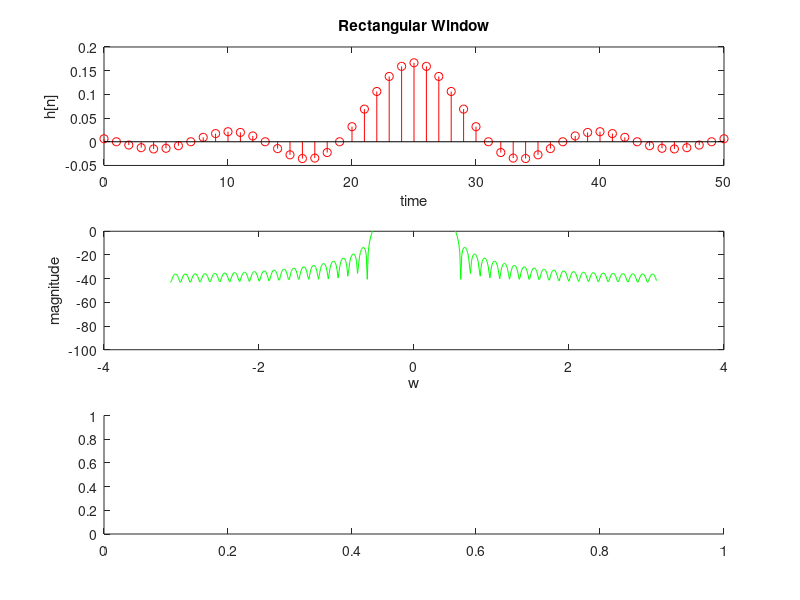

Write MATLAB code to recreate this figure. (Note: this script raises an error after producing the figure.)
N=51;
M=(N-1)/2;
x=[0:N-1];
Hd=sinc((x-M)/6)/6;
w=ones(N,1);
h=Hd.*w';
h=h';
%h(abs(h)< exp(-10))=0;
figure()
subplot (3,1,1) , stem(0:50,h,'r');title("Rectangular Window");
N=500;
Hw = fft(h,N);
Hw = fftshift(Hw);
xlabel("time");ylabel("h[n]");
subplot (3,1,2) , plot(-pi:2*pi/N:pi-(2*pi/N),20*log10(abs(normalize(Hw))),'g');
ylim([-100,0]);xlabel("w");ylabel("magnitude");
subplot (3,1,3) , plot(-pi:2*pi/N:pi-(2*pi/N),phase(Hw));
xlabel("w");ylabel("angle");
h1=h;
% % %-----------------------c
% N=51;
% M=(N-1)/2;
% x=[0:N-1];
% Hd=sinc((x-M)/6)/6;
% w=ones(N,1);
% h=Hd.*blackman(N)';
% h=h';
% h(abs(h)< exp(-10))=0;
% figure()
% subplot (3,1,1) , stem(0:50,h,'r');title("Blackman Window")
% 
% Hw = fft(h,500);
% N=500;
% Hw = fftshift(Hw);
% xlabel("time");ylabel("h[n]");
% subplot (3,1,2) , plot(-pi:2*pi/N:pi-(2*pi/N),20*log10(abs(normalize(Hw))),'g');
% ylim([-100,0]);xlabel("w");ylabel("magnitude");
% subplot (3,1,3) , plot(-pi:2*pi/N:pi-(2*pi/N),angle(Hw));
% xlabel("w");ylabel("angle");
% h2=h;
%------------------------------e1
% N=201;% input signal x[n]
% n=[0:N-1];
% x=cos(pi*n/16) + sin(pi*n/2)/4;
% %N=201;%
% M=(N-1)/2;
% Hd=sinc((n-M)/6)/6;
% w=ones(N,1);
% h=Hd.*w';
% h=h';
% y=conv(x,h);
% figure()
% subplot(1,2,1) , plot(n,x);ylim([-1.5,1.5]);title("input signal");ylim([-1.5,1.5])
% subplot(1,2,2) , plot(0:length(y)-1,y);ylim([-1.5,1.5]);title("input signal with rectangular filer window");ylim([-1.5,1.5]);
% %------------------------------e2
% n=(0:N-1);
% M=(N-1)/2;
% Hd=sinc((n-M)/6)/6;
% w=ones(N,1);
% h=Hd.*blackman(N)';
% y=conv(x,h');
% figure()
% subplot(1,2,1) , plot(n,x);ylim([-1.5,1.5]);title("input signal");ylim([-1.5,1.5]);
% subplot(1,2,2) , plot(0:length(y)-1,y);ylim([-1.5,1.5]);title("input signal with blackman filer window");
%------------------------------e3
% N=201;% input signal x[n]
% n=[0:N-1];
% z=randn(1,201);
% x=cos(pi*n/16) + z/4;
% %N=201;%
% M=(N-1)/2;
% Hd=sinc((n-M)/6)/6;
% w=ones(N,1);
% h=Hd.*w';
% h=h';
% y=conv(x,h);
% figure()
% subplot(1,2,1) , plot(n,x);ylim([-1.5,1.5]);title("input signal");ylim([-1.5,1.5])
% subplot(1,2,2) , plot(0:length(y)-1,y);ylim([-1.5,1.5]);title("input signal with rectangular filer window");ylim([-1.5,1.5]);
% %------------------------------e4
% n=(0:N-1);
% M=(N-1)/2;
% Hd=sinc((n-M)/6)/6;
% w=ones(N,1);
% h=Hd.*blackman(N)';
% y=conv(x,h');
% figure()
% subplot(1,2,1) , plot(n,x);ylim([-1.5,1.5]);title("input signal");ylim([-1.5,1.5]);
% subplot(1,2,2) , plot(0:length(y)-1,y);ylim([-1.5,1.5]);title("input signal with blackman filer window");
%-------------------------------f
N=51;
M=(N-1)/2;
x=[0:N-1];
Hd=zeros(1,N);
for i=x
Hd(i+1)=(-1)^(i)*sinc(pi*(i-M)/6)/6;
end
w=ones(N,1);
h=Hd.*w';
h=h';
h(abs(h)< exp(-10))=0;
figure()
subplot (3,1,1) , stem(0:50,h,'r');title("(-1)^n Rectangular Window");
N=500;
Hw = fft(h,N);
Hw = fftshift(Hw);
xlabel("time");ylabel("h[n]");
subplot (3,1,2) , plot(-pi:2*pi/N:pi-(2*pi/N),20*log10(abs(normalize(Hw))),'g');
ylim([-100,0]);xlabel("w");ylabel("magnitude");
subplot (3,1,3) , plot(-pi:2*pi/N:pi-(2*pi/N),angle(Hw));
xlabel("w");ylabel("angle");
h1=h;